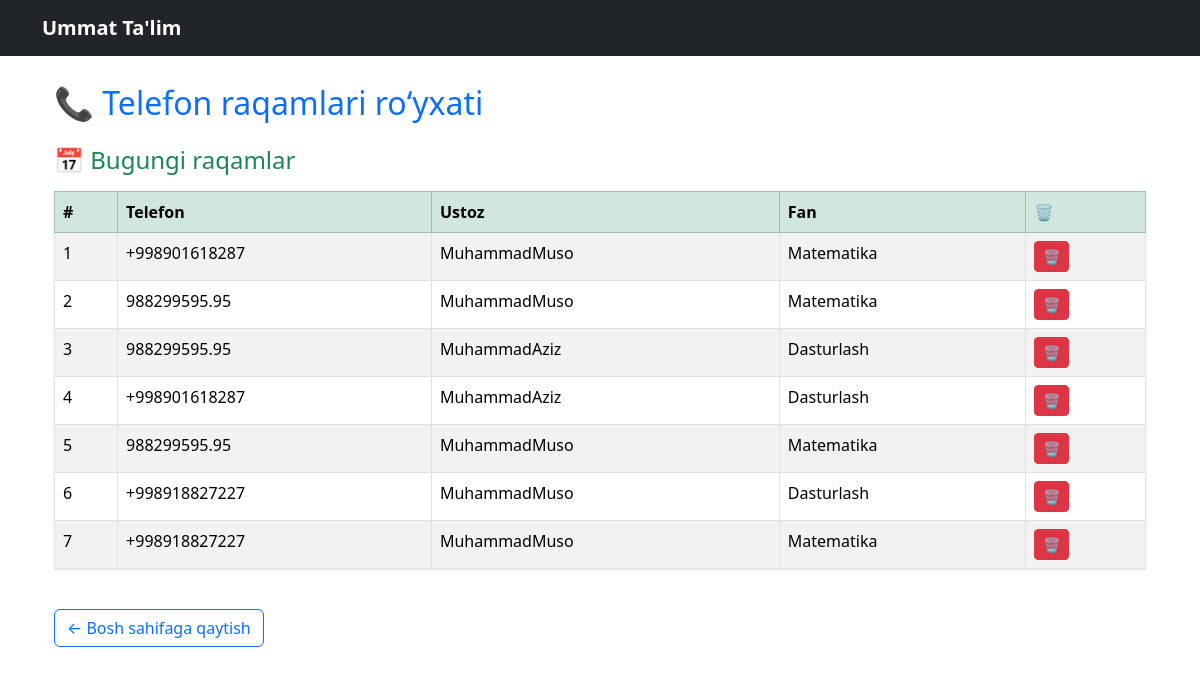
Before: /aloqalar/ (signed in) with the older database file.
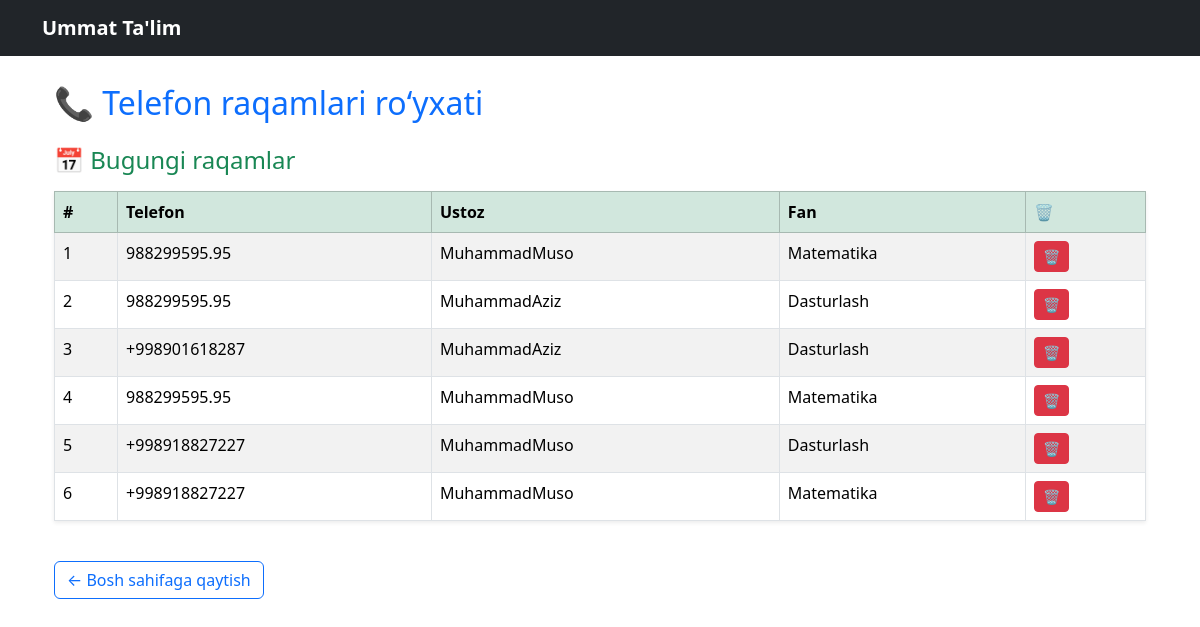
After: the same page with the newer database file.
### core/models.py (models this page shows, shortened)
class Aloqa(models.Model):
    telefon = models.CharField(max_length=20)
    ustoz = models.ForeignKey(Ustoz, on_delete=models.CASCADE)
    sana = models.DateTimeField(auto_now_add=True)

class Ustoz(models.Model):
    ism = models.CharField(max_length=100)
    tajriba_yil = models.IntegerField()
    daraja = models.IntegerField(help_text="Daraja qancha yuqori bo`lsa, shuncha yuqoriga chiqadi: ")
    tavsif = models.TextField()
    fan = models.ForeignKey(Fan, on_delete=models.CASCADE)

class Fan(models.Model):
    nomi = models.CharField(max_length=100)

### core/views.py (the view)
# urls.py: path('aloqalar/', views.aloqalar, name='aloqalar'),
@login_required
def aloqalar(request):
    today = date.today()
    yesterday = today - timedelta(days=1)
    aloqalar = Aloqa.objects.select_related('ustoz__fan').order_by('-sana')
    bugun = []
    kecha = []
    qolgan = []
    for aloqa in aloqalar:
        aloqa_sana = aloqa.sana.date()
        if aloqa_sana == today:
            bugun.append(aloqa)
        elif aloqa_sana == yesterday:
            kecha.append(aloqa)
        else:
            qolgan.append(aloqa)
    context = {
        'bugun': bugun,
        'kecha': kecha,
        'qolgan': qolgan
    }
    return render(request, 'core/aloqalar.html', context)

### core/templates/core/aloqalar.html (shortened to what this page needs)
{% extends 'core/base.html' %}
{% block content %}
<div class="container mt-4">
    <h2 class="text-primary mb-4">📞 Telefon raqamlari ro‘yxati</h2>
    {% if bugun %}
        <h4 class="text-success mb-3">📅 Bugungi raqamlar</h4>
        <table class="table table-bordered table-striped shadow-sm">
            <thead class="table-success">
                <tr>
                    <th>#</th>
                    <th>Telefon</th>
                    <th>Ustoz</th>
                    <th>Fan</th>
                    <th>🗑️</th>
                </tr>
            </thead>
            <tbody>
                {% for aloqa in bugun %}
                    <tr>
                        <td>{{ forloop.counter }}</td>
                        <td>{{ aloqa.telefon }}</td>
                        <td>{{ aloqa.ustoz.ism }}</td>
                        <td>{{ aloqa.ustoz.fan.nomi }}</td>
                        <td>
                            <form method="POST" action="{% url 'aloqa_ochirish' aloqa.id %}">
                                <button type="submit" class="btn btn-sm btn-danger" onclick="return confirm('O‘chirilsinmi?')">🗑️</button>
                            </form>
                        </td>
                    </tr>
                {% endfor %}
            </tbody>
        </table>
    {% endif %}
    <a href="/" class="btn btn-outline-primary mt-4">← Bosh sahifaga qaytish</a>
</div>
{% endblock %}

Changed rows visible on the page:
removed Aloqa: telefon "+998901618287", ustoz.ism "MuhammadMuso", ustoz.fan.nomi "Matematika"
